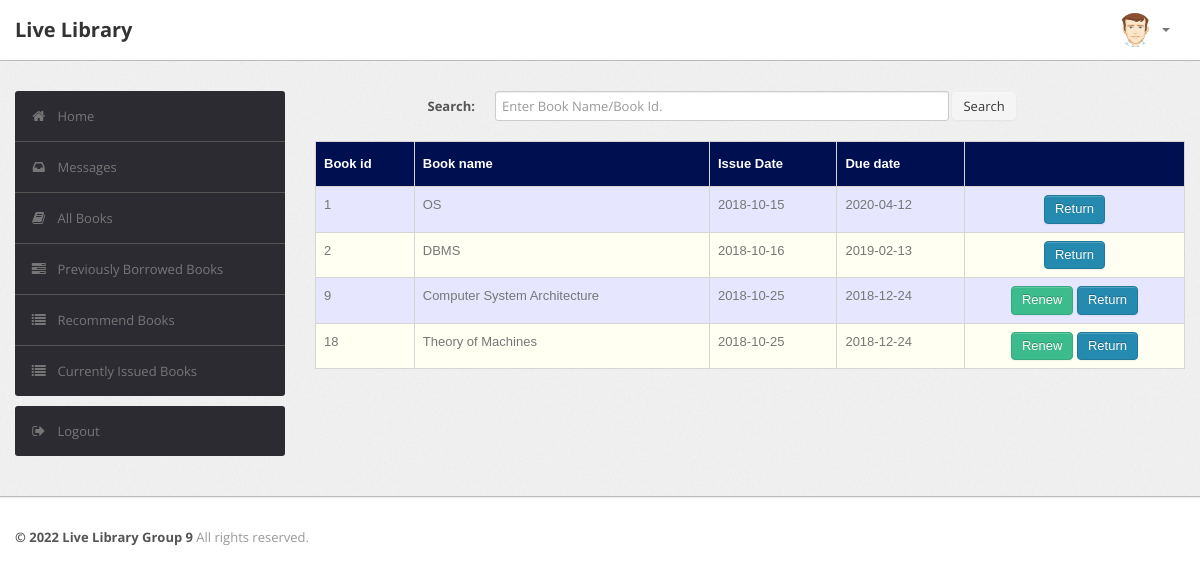
Screenshot of /student/current.php (signed in) with the database file from the repository.
### tables this page shows
CREATE TABLE `record` (
  `RollNo` varchar(50) NOT NULL,
  `BookId` int NOT NULL,
  `Date_of_Issue` date DEFAULT NULL,
  `Due_Date` date DEFAULT NULL,
  `Date_of_Return` date DEFAULT NULL,
  `Dues` int DEFAULT NULL,
  `Renewals_left` int DEFAULT NULL,
  `Time` time DEFAULT NULL,
  PRIMARY KEY (`RollNo`,`BookId`),
  KEY `BookId` (`BookId`),
  CONSTRAINT `record_ibfk_1` FOREIGN KEY (`RollNo`) REFERENCES `user` (`RollNo`),
  CONSTRAINT `record_ibfk_2` FOREIGN KEY (`BookId`) REFERENCES `book` (`BookId`)
);

CREATE TABLE `book` (
  `BookId` int NOT NULL AUTO_INCREMENT,
  `Title` varchar(50) DEFAULT NULL,
  `Publisher` varchar(50) DEFAULT NULL,
  `Year` varchar(50) DEFAULT NULL,
  `Availability` int DEFAULT NULL,
  PRIMARY KEY (`BookId`)
);

### student/current.php (the view, shortened to what this page needs)
<?php
require('dbconn.php');
?>
<?php
if ($_SESSION['RollNo']) {
    ?>
<!DOCTYPE html>
<html lang="en">
    <head>
        <link type="text/css" href="bootstrap/css/bootstrap.min.css" rel="stylesheet">
        <link type="text/css" href="bootstrap/css/bootstrap-responsive.min.css" rel="stylesheet">
        <link type="text/css" href="css/theme.css" rel="stylesheet">
        <link type="text/css" href="images/icons/css/font-awesome.css" rel="stylesheet">
    </head>
    <body>
        <div class="navbar navbar-fixed-top">
            <div class="navbar-inner">
                <div class="container">
                        <a class="brand" href="index.php">Live Library</a>
                    <div class="nav-collapse collapse navbar-inverse-collapse">
                        <ul class="nav pull-right">
                            <li class="nav-user dropdown"><a href="#" class="dropdown-toggle" data-toggle="dropdown">
                                <img src="images/user.png" class="nav-avatar" />
                                <b class="caret"></b></a>
                            </li>
                        </ul>
                    </div>
                </div>
            </div>
        </div>
        <div class="wrapper">
            <div class="container">
                <div class="row">
                    <div class="span3">
                        <div class="sidebar">
                            <ul class="widget widget-menu unstyled">
                                <li class="active"><a href="index.php"><i class="menu-icon icon-home"></i>Home
                                </a></li>
                                 <li><a href="message.php"><i class="menu-icon icon-inbox"></i>Messages</a>
                                </li>
                                <li><a href="book.php"><i class="menu-icon icon-book"></i>All Books </a></li>
                                <li><a href="history.php"><i class="menu-icon icon-tasks"></i>Previously Borrowed Books </a></li>
                                <li><a href="recommendations.php"><i class="menu-icon icon-list"></i>Recommend Books </a></li>
                                <li><a href="current.php"><i class="menu-icon icon-list"></i>Currently Issued Books </a></li>
                            </ul>
                            <ul class="widget widget-menu unstyled">
                                <li><a href="logout.php"><i class="menu-icon icon-signout"></i>Logout </a></li>
                            </ul>
                        </div>
                    </div>
                    <div class="span9">
                        <form class="form-horizontal row-fluid" action="current.php" method="post">
                                        <div class="control-group">
                                            <label class="control-label" for="Search"><b>Search:</b></label>
                                            <div class="controls">
                                                <input type="text" id="title" name="title" placeholder="Enter Book Name/Book Id." class="span8" required>
                                                <button type="submit" name="submit"class="btn">Search</button>
                                            </div>
                                        </div>
                                    </form>
                                    <br>
                                    <?php
                                    $rollno = $_SESSION['RollNo'];
                                    if(isset($_POST['submit']))
                                        {$s=$_POST['title'];
                                            $sql="select * from LMS.record,LMS.book where RollNo = '$rollno' and Date_of_Issue is NOT NULL and Date_of_Return is NULL and book.Bookid = record.BookId and (record.BookId='$s' or Title like '%$s%')";
                                        }
                                    else
                                        $sql="select * from LMS.record,LMS.book where RollNo = '$rollno' and Date_of_Issue is NOT NULL and Date_of_Return is NULL and book.Bookid = record.BookId";
                                    $result=$conn->query($sql);
                                    $rowcount=mysqli_num_rows($result);
                                    if(!($rowcount))
                                        echo "<br><center><h2><b><i>No Results</i></b></h2></center>";
                                    else
                                    {
                                    ?>
                        <table class="table" id = "tables">
                                  <thead>
                                    <tr>
                                      <th>Book id</th>
                                      <th>Book name</th>
                                      <th>Issue Date</th>
                                      <th>Due date</th>
                                      <th></th>
                                    </tr>
                                  </thead>
                                  <tbody>
                                <?php
                            while($row=$result->fetch_assoc())
                            {
                                $bookid=$row['BookId'];
                                $name=$row['Title'];
                                $issuedate=$row['Date_of_Issue'];
                                $duedate=$row['Due_Date'];
                                $renewals=$row['Renewals_left'];
                            ?>
                                    <tr>
                                      <td><?php echo $bookid ?></td>
                                      <td><?php echo $name ?></td>
                                      <td><?php echo $issuedate ?></td>
                                      <td><?php echo $duedate ?></td>
                                        <td><center>
                                        <?php
                                         if($renewals)
                                            echo "<a href=\"renew_request.php?id=".$bookid."\" class=\"btn btn-success\">Renew</a>";
                                        ?>
                                        <a href="return_request.php?id=<?php echo $bookid; ?>" class="btn btn-primary">Return</a>
                                        </center></td>
                                    </tr>
                            <?php }} ?>
                                    </tbody>
                                </table>
                    </div>
                </div>
            </div>
        </div>
<div class="footer">
            <div class="container">
                <b class="copyright">&copy; 2022 Live Library Group 9 </b>All rights reserved.
            </div>
        </div>
    </body>
</html>
<?php }
else {
    echo "<script type='text/javascript'>alert('Access Denied!!!')</script>";
} ?>

### student/css/theme.css (style rules this page uses)
#tables { font-family: "Trebuchet MS", Arial, Helvetica, sans-serif; border-collapse: collapse; width: 100%; }
#tables td, #tables th { border: 1px solid #ddd; padding: 8px; }
#tables tr:nth-child(even) { background-color: #fffff2; }
#tables tr:nth-child(odd) { background-color: #e6e6ff; }
#tables th { padding-top: 12px; padding-bottom: 12px; text-align: left; background-color: #000F50; color: white; }
body { font-size: 13px; font-family: 'Open Sans', Arial, sans-serif; background: #fff; color: #777 }
strong, b { color: #555 }
.wrapper { background: url(../images/bg.png) #eee; border-bottom: 1px solid #bbb; -webkit-box-shadow: 0 1px 2px rgba(0,0,0,0.1); -moz-box-shadow: 0 1px 2px rgba(0,0,0,0.1); box-shadow: 0 1px 2px rgba(0,0,0,0.1); padding: 30px 0 }
.footer { color: #999; padding: 30px 0 60px }
form { margin: 0 }
select, textarea, input[type="text"], input[type="password"], input[type="datetime"], input[type="datetime-local"], input[type="date"], input[type="month"], input[type="time"], input[type="week"], input[type="number"], input[type="email"], input[type="url"], input[type="search"], input[type="tel"], input[type="color"], .uneditable-input, label, input, button, select, textarea { -webkit-border-radius: 3px; -moz-border-radius: 3px; border-radius: 3px; font-size: 13px; font-family: 'Open Sans', Tahoma, Arial, sans-serif }
body [class^="icon-"], body [class*=" icon-"] { font-size: 14px; line-height: 20px; height: 20px }
.form-horizontal .control-group, .form-vertical .control-group { margin-bottom: 0 }
.navbar { position: static!important; margin: 0!important }
.navbar .navbar-inner { background: #fff; border-bottom: 1px solid #bbb; -webkit-box-shadow: 0 1px 2px rgba(0,0,0,0.15); -moz-box-shadow: 0 1px 2px rgba(0,0,0,0.15); box-shadow: 0 1px 2px rgba(0,0,0,0.15) }
.navbar .brand { color: #333; font-weight: bold; font-size: 20px; margin-right: 20px; padding: 20px }
.navbar .nav>li>a { padding: 20px 15px; font-weight: bold; color: #777 }
.nav-user>a { height: 20px }
.nav-avatar { width: 34px; height: 34px; margin: -7px 5px 0 0; -webkit-border-radius: 50%; -moz-border-radius: 50%; border-radius: 50% }
.btn, .btn-box { -webkit-border-radius: 3px; -moz-border-radius: 3px; border-radius: 3px }
.btn { font-size: 13px; font-weight: 600 }
.btn { display: inline-block; margin-bottom: 0; font-weight: 400; text-align: center; vertical-align: middle; cursor: pointer; background-image: none; border: 1px solid transparent; white-space: nowrap; padding: 4px 10px; font-size: 13px; line-height: 1.42857; border-radius: 4px; -webkit-user-select: none; -moz-user-select: none; -ms-user-select: none; user-select: none }
.btn-primary { color: #fff; background-color: #248aaf; border-color: #20799a }
.btn-success { color: #fff; background-color: #3cbc8d; border-color: #36a97f }
.table { margin-bottom: 0 }
.table th, .table td { border-color: #d5d5d5!important }
.widget-menu { background: #fff; -webkit-border-radius: 3px; -moz-border-radius: 3px; border-radius: 3px; overflow: hidden }
.widget-menu a { color: #555; display: block; line-height: 20px; padding: 15px; text-decoration: none!important }
.widget-menu .menu-icon { margin-right: 10px; color: #767676; -webkit-transition: all .2s ease-in-out; -moz-transition: all .2s ease-in-out; transition: all .2s ease-in-out; }
.widget-menu>li+li { border-top: 1px solid #555 }
.widget-menu>li>a { background-color: #2d2b32; color: #767676; -webkit-transition: all .2s ease-in-out; -moz-transition: all .2s ease-in-out; transition: all .2s ease-in-out; }

### rows the page displays
record: BookId.BookId "1", BookId.Title "OS", Date_of_Issue "2018-10-15", Due_Date "2020-04-12"
record: BookId.BookId "2", BookId.Title "DBMS", Date_of_Issue "2018-10-16", Due_Date "2019-02-13"
record: BookId.BookId "9", BookId.Title "Computer System Architecture", Date_of_Issue "2018-10-25", Due_Date "2018-12-24"
record: BookId.BookId "18", BookId.Title "Theory of Machines", Date_of_Issue "2018-10-25", Due_Date "2018-12-24"
